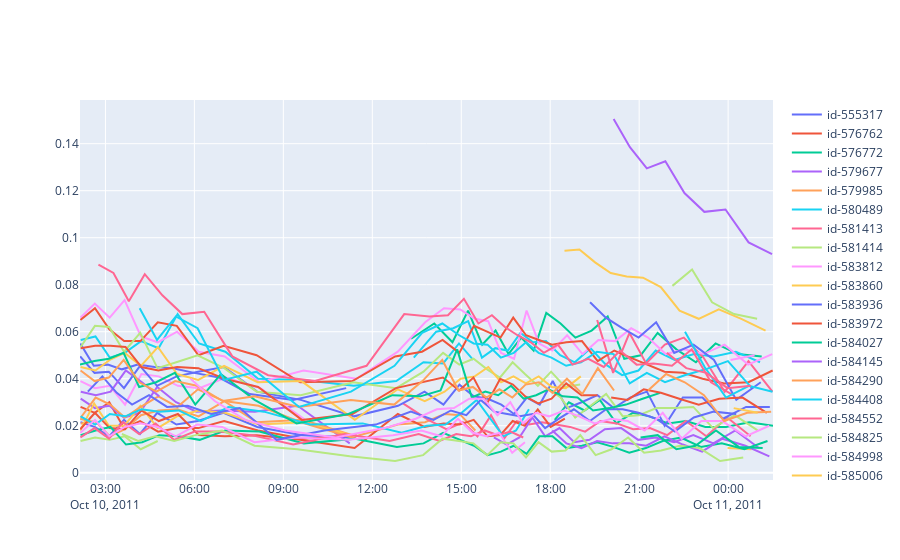

The code cell stored with this chart in its notebook:
### Code cell
%%time
ctr = data.gather_all_average_ctrs(2000)
get_average_ctr_plot(ctr)
